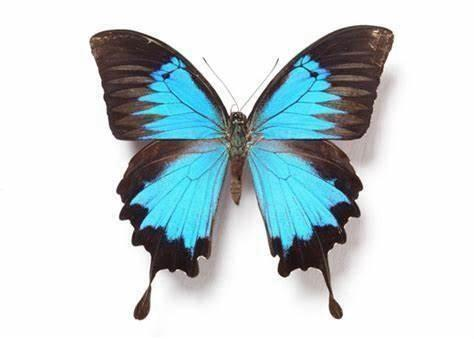
#> input picture Image/input.jpg, 474 x 339 px
$ python Pixel_manipulation.py
#> lines starting #> are read from the running program, lines starting #| are printed output that depends on the picture
from PIL import Image
import numpy as np

def main():
    while True:
        choice = input("Select (e)ncryption, (d)ecryption, or (q)uit: ").lower()
#> the answer given: e
        if choice == 'e':
            encrypt_image()
        elif choice == 'd':
            decrypt_image()
        elif choice == 'q':
            print("Exiting the program.")
            break
        else:
            print("Invalid choice. Please choose 'e' for encryption, 'd' for decryption, or 'q' to quit.")

def get_key():
    try:
        return int(input("Enter the encryption/decryption key: "))
#> the answer given: 3
    except ValueError:
        print("Invalid key. Please enter a valid integer.")
        return get_key()

def get_image_location():
    return input("Enter the image file path: ")
#> the answer given: Image/input.jpg

def process_image(image_location, key, operation):
#> called with image_location = 'Image/input.jpg', key = 3, operation = 1
    original_image = Image.open(image_location)
#> original_image is the input picture: PIL image 474x339 RGB; mean R, G, B 197.4, 210.1, 213.4
    image_array = np.array(original_image)
    processed_pixels = (image_array + operation * key) % 256
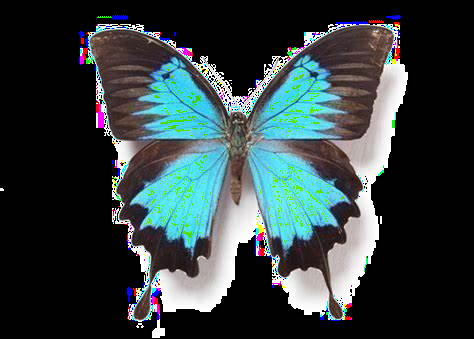
#> processed_pixels: shape (339, 474, 3) int16; mean R, G, B 52, 64.5, 66.2
    processed_image = Image.fromarray(processed_pixels.astype('uint8'))
    return processed_image

def encrypt_image():
    key = get_key()
    image_location = get_image_location()
    encrypted_image = process_image(image_location, key, operation=1)
    encrypted_image.save('/content/encrypted.png')
    print("Image encryption completed.")

def decrypt_image():
    key = get_key()
    image_location = get_image_location()
    decrypted_image = process_image(image_location, key, operation=-1)
    decrypted_image.save('/content/decrypted.png')
    print("Image decryption completed.")

if __name__ == "__main__":
#> (the run stopped early here; a loop or call above may not have finished)
